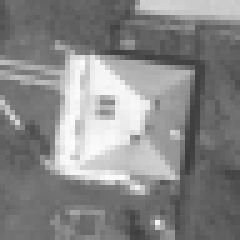
#> input picture Fourier/obrazy_Mellin/wzor.pgm, 48 x 48 px (shown 5 times larger)
$ python fourier.py
#> lines starting #> are read from the running program, lines starting #| are printed output that depends on the picture
import matplotlib.pyplot as plt
import cv2
import numpy as np

I = cv2.imread('obrazy_Mellin/wzor.pgm')
#> I is the input picture: shape (48, 48, 3); min 59, max 252, mean 135.1
small_pattern = cv2.cvtColor(I, cv2.COLOR_RGB2GRAY)
I = cv2.imread('obrazy_Mellin/domek_r0.pgm')
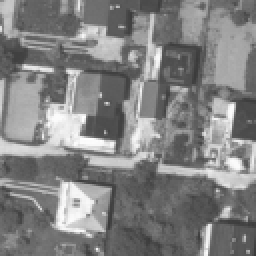
#> input picture Fourier/obrazy_Mellin/domek_r0.pgm, 128 x 128 px (shown 2 times larger)
#> I is the input picture: shape (128, 128, 3); min 57, max 255, mean 129.7
I = cv2.cvtColor(I, cv2.COLOR_RGB2GRAY)
#> I: shape (128, 128)

pattern = np.zeros(I.shape)
pattern[0:small_pattern.shape[0], 0:small_pattern.shape[1]] = small_pattern
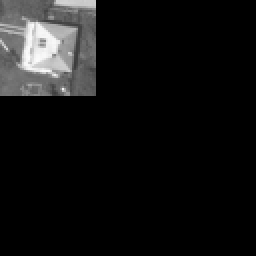
#> pattern: shape (128, 128) float64 (shown 2 times larger); min 0, max 252, mean 19

pattern_fft = np.fft.fft2(pattern)
image_fft = np.fft.fft2(I)

R = np.conj(pattern_fft)*image_fft/np.abs(np.conj(pattern_fft)*image_fft)
#R = np.conj(pattern_fft)*image_fft # nie znormalizowany

cor = np.abs(np.fft.ifft2(R))
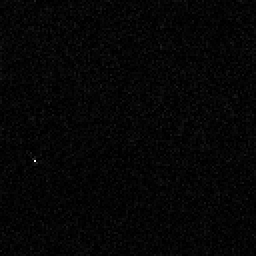
#> cor: shape (128, 128) float64 (shown 2 times larger); min 5.81e-07, max 0.258, mean 0.00599; drawn with min black and max white
y, x = np.unravel_index( np.argmax(cor), cor.shape)
#> y = 80; x = 17

translation_matrix = np.float32([[1,0,x],[0,1,y]])  # gdzie dx, dy - wektor przesuniecia
#> translation_matrix = [[1, 0, 17], [0, 1, 80]]
translated_pattern = cv2.warpAffine(pattern, translation_matrix, (pattern.shape[1], pattern.shape[0]))
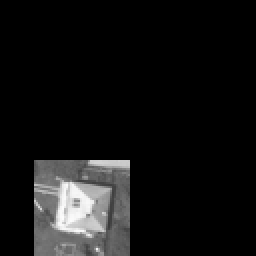
#> translated_pattern: shape (128, 128) float64 (shown 2 times larger); min 0, max 252, mean 19

print(x, y)
#| 17 80
plt.imshow(I)
plt.plot(x, y, '*', color='r')
plt.gray()


plt.figure()
plt.imshow(translated_pattern)
plt.gray()
plt.show()
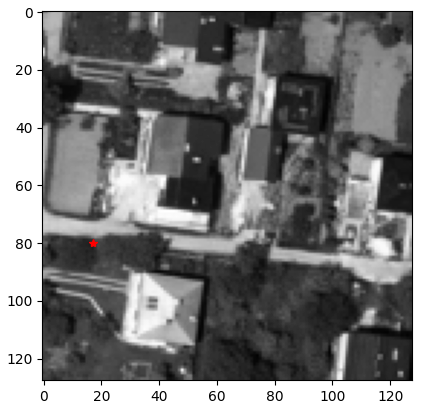
#> figure drawn by matplotlib, 1 panel
